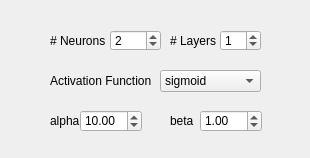
<?xml version="1.0" encoding="UTF-8"?>
<ui version="4.0">
 <class>ParametersMLPRegress</class>
 <widget class="QWidget" name="ParametersMLPRegress">
  <property name="geometry">
   <rect>
    <x>0</x>
    <y>0</y>
    <width>310</width>
    <height>158</height>
   </rect>
  </property>
  <property name="windowTitle">
   <string>Form</string>
  </property>
  <widget class="QLabel" name="label_15">
   <property name="geometry">
    <rect>
     <x>50</x>
     <y>70</y>
     <width>101</width>
     <height>21</height>
    </rect>
   </property>
   <property name="font">
    <font>
     <pointsize>9</pointsize>
    </font>
   </property>
   <property name="text">
    <string>Activation Function</string>
   </property>
  </widget>
  <widget class="QDoubleSpinBox" name="mlpAlphaSpin">
   <property name="geometry">
    <rect>
     <x>80</x>
     <y>110</y>
     <width>62</width>
     <height>22</height>
    </rect>
   </property>
   <property name="toolTip">
    <string>sigmoid: beta*(1-exp(-alpha*x)) / (1 + exp(-alpha*x))
gaussian: beta*exp(-alpha*x*x)</string>
   </property>
   <property name="maximum">
    <double>999.990000000000009</double>
   </property>
   <property name="singleStep">
    <double>0.100000000000000</double>
   </property>
   <property name="value">
    <double>10.000000000000000</double>
   </property>
  </widget>
  <widget class="QLabel" name="label_17">
   <property name="geometry">
    <rect>
     <x>170</x>
     <y>110</y>
     <width>31</width>
     <height>21</height>
    </rect>
   </property>
   <property name="font">
    <font>
     <pointsize>9</pointsize>
    </font>
   </property>
   <property name="text">
    <string>beta</string>
   </property>
  </widget>
  <widget class="QComboBox" name="mlpFunctionCombo">
   <property name="geometry">
    <rect>
     <x>160</x>
     <y>70</y>
     <width>101</width>
     <height>22</height>
    </rect>
   </property>
   <property name="toolTip">
    <string>Activation function for all network units</string>
   </property>
   <item>
    <property name="text">
     <string>sigmoid</string>
    </property>
   </item>
   <item>
    <property name="text">
     <string>gaussian</string>
    </property>
   </item>
  </widget>
  <widget class="QSpinBox" name="mlpLayerSpin">
   <property name="geometry">
    <rect>
     <x>220</x>
     <y>30</y>
     <width>41</width>
     <height>21</height>
    </rect>
   </property>
   <property name="toolTip">
    <string>Number of hidden layers</string>
   </property>
   <property name="minimum">
    <number>0</number>
   </property>
   <property name="maximum">
    <number>20</number>
   </property>
   <property name="value">
    <number>1</number>
   </property>
  </widget>
  <widget class="QLabel" name="label_14">
   <property name="geometry">
    <rect>
     <x>50</x>
     <y>30</y>
     <width>61</width>
     <height>21</height>
    </rect>
   </property>
   <property name="font">
    <font>
     <pointsize>9</pointsize>
    </font>
   </property>
   <property name="text">
    <string># Neurons</string>
   </property>
  </widget>
  <widget class="QLabel" name="label_18">
   <property name="geometry">
    <rect>
     <x>170</x>
     <y>30</y>
     <width>51</width>
     <height>21</height>
    </rect>
   </property>
   <property name="font">
    <font>
     <pointsize>9</pointsize>
    </font>
   </property>
   <property name="text">
    <string># Layers</string>
   </property>
  </widget>
  <widget class="QDoubleSpinBox" name="mlpBetaSpin">
   <property name="geometry">
    <rect>
     <x>200</x>
     <y>110</y>
     <width>62</width>
     <height>22</height>
    </rect>
   </property>
   <property name="toolTip">
    <string>sigmoid: beta*(1-exp(-alpha*x)) / (1 + exp(-alpha*x))
gaussian: beta*exp(-alpha*x*x)</string>
   </property>
   <property name="maximum">
    <double>999.990000000000009</double>
   </property>
   <property name="singleStep">
    <double>0.100000000000000</double>
   </property>
   <property name="value">
    <double>1.000000000000000</double>
   </property>
  </widget>
  <widget class="QLabel" name="label_16">
   <property name="geometry">
    <rect>
     <x>50</x>
     <y>110</y>
     <width>31</width>
     <height>21</height>
    </rect>
   </property>
   <property name="font">
    <font>
     <pointsize>9</pointsize>
    </font>
   </property>
   <property name="text">
    <string>alpha</string>
   </property>
  </widget>
  <widget class="QSpinBox" name="mlpNeuronSpin">
   <property name="geometry">
    <rect>
     <x>110</x>
     <y>30</y>
     <width>51</width>
     <height>21</height>
    </rect>
   </property>
   <property name="toolTip">
    <string>&lt;!DOCTYPE HTML PUBLIC &quot;-//W3C//DTD HTML 4.0//EN&quot; &quot;http://www.w3.org/TR/REC-html40/strict.dtd&quot;&gt;
&lt;html&gt;&lt;head&gt;&lt;meta name=&quot;qrichtext&quot; content=&quot;1&quot; /&gt;&lt;style type=&quot;text/css&quot;&gt;
p, li { white-space: pre-wrap; }
&lt;/style&gt;&lt;/head&gt;&lt;body style=&quot; font-family:'MS Shell Dlg 2'; font-size:8.25pt; font-weight:400; font-style:normal;&quot;&gt;
&lt;p style=&quot; margin-top:0px; margin-bottom:0px; margin-left:0px; margin-right:0px; -qt-block-indent:0; text-indent:0px;&quot;&gt;&lt;span style=&quot; font-size:8pt;&quot;&gt;Number of neuros for each layer&lt;/span&gt;&lt;/p&gt;&lt;/body&gt;&lt;/html&gt;</string>
   </property>
   <property name="minimum">
    <number>1</number>
   </property>
   <property name="maximum">
    <number>1000</number>
   </property>
   <property name="value">
    <number>2</number>
   </property>
  </widget>
 </widget>
 <resources/>
 <connections/>
</ui>
